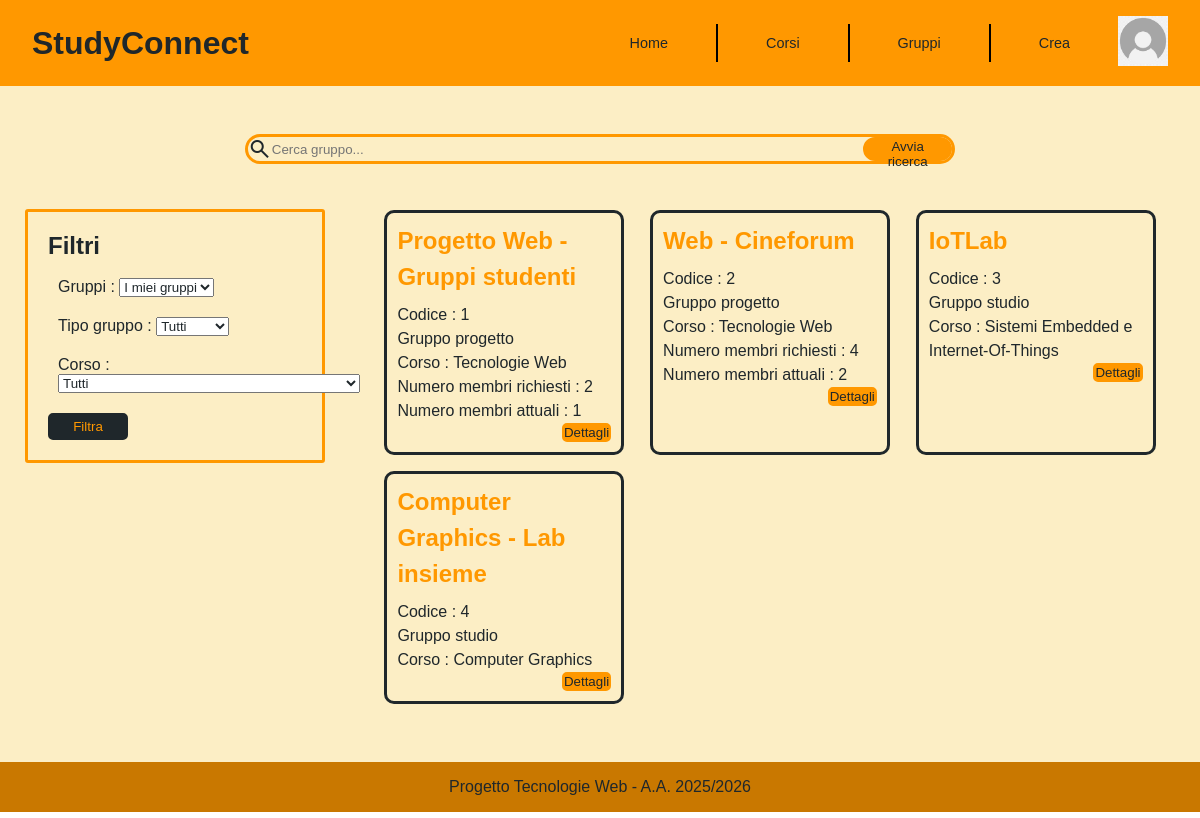
Screenshot of /pages/gruppi.php (signed in) with the database file from the repository.
### tables this page shows
CREATE TABLE Gruppi(
	Codice INT AUTO_INCREMENT PRIMARY KEY,
    Nome VARCHAR(100) NOT NULL,
    Descrizione MEDIUMTEXT,
    NumeroMembriRichiesti INT,
    NumeroMembriAttuali INT NOT NULL,
    Tipo VARCHAR(10) NOT NULL CHECK (Tipo IN ('Studio', 'Progetto')),
    DataConsegnaProgetto DATE,
    MatricolaCreatore VARCHAR(10) NOT NULL,
    CodiceCorso VARCHAR(5) NOT NULL,
	FOREIGN KEY (MatricolaCreatore) REFERENCES Studenti(Matricola)
		ON DELETE CASCADE
        ON UPDATE NO ACTION,
	FOREIGN KEY (CodiceCorso) REFERENCES Corsi(Codice)
		ON DELETE CASCADE
        ON UPDATE NO ACTION,
    CHECK(NumeroMembriAttuali<=NumeroMembriRichiesti OR NumeroMembriRichiesti=0)
);

CREATE TABLE Corsi(
	Codice VARCHAR(5) PRIMARY KEY,
    Nome VARCHAR(150) NOT NULL,
    Descrizione MEDIUMTEXT,
    CFU INT NOT NULL,
    ProgettoRichiesto BOOL NOT NULL,
    CHECK(length(Codice)=5)
);

### pages/gruppi.php (called while the page is built)
<?php
require_once '../bootstrap.php';
$templateParams["title"] = "Gruppi Studenti - Gruppi";
$templateParams["page"] = "templates/specific/template-gruppi.php";
$templateParams["corsi"] = $dbh->getCorsi();
if(isset($_GET["search-group"]) || (isset($_GET["filter-group-type"]) || isset($_GET["filter-course"]))){
    if(isset($_GET["search-group"])){
        $templateParams["gruppi"] = $dbh->getGruppiPerNome($_GET["search-group"]);
    } else{
        if(isset($_GET["filter-course"])){
            $templateParams["gruppi"] = $dbh->getGruppiPerCorso($_GET["filter-course"]);
        }
        if(isset($_GET["filter-group-type"])){
            $templateParams["gruppi"] = $dbh->getGruppiPerTipo($_GET["filter-group-type"]);
        }
        if(isset($_GET["filter-group-type"]) && isset($_GET["filter-course"])){
            if($_GET["filter-group-type"]=="Tutti" || $_GET["filter-course"]=="Tutti"){
                if($_GET["filter-group-type"]=="Tutti" && $_GET["filter-course"]=="Tutti"){
                    $templateParams["gruppi"] = $dbh->getGruppi();
                } else{
                    if($_GET["filter-group-type"]=="Tutti"){
                        $templateParams["gruppi"] = $dbh->getGruppiPerCorso($_GET["filter-course"]);
                    } else{
                        $templateParams["gruppi"] = $dbh->getGruppiPerTipo($_GET["filter-group-type"]);
                    }
                }
            } else{
                $templateParams["gruppi"] = $dbh->getGruppiPerTipoPerCorso($_GET["filter-group-type"], $_GET["filter-course"]);
            }
        }
    }
} else{
    $templateParams["gruppi"] = $dbh->getGruppi();
}
$templateParams["imgprofilo"] =  "default_profile_icon.png";
require "templates/general/base.php";
?>

### db/database.php (called while the page is built, shortened)
<?php
    class DatabaseHelper{
        private $db;
        public function __construct($servername, $username, $password, $dbname, $port){
            $this->db = new mysqli($servername, $username, $password, $dbname, $port);
        }
        public function getCorsi(){
            $stmt = $this->db->prepare("SELECT * FROM corsi ORDER BY nome");
            $stmt->execute();
            $result = $stmt->get_result();
            return $result->fetch_all(MYSQLI_ASSOC);
        }
        public function getGruppi(){
            $stmt = $this->db->prepare("SELECT Gruppi.Nome, Tipo, NumeroMembriRichiesti, NumeroMembriAttuali, Gruppi.Codice, Corsi.Nome AS NomeCorso
            FROM Gruppi, Corsi WHERE Gruppi.CodiceCorso=Corsi.Codice");
            $stmt->execute();
            $result = $stmt->get_result();
            return $result->fetch_all(MYSQLI_ASSOC);
        }
    }
?>

### bootstrap.php (called while the page is built, shortened)
<?php
require_once("utils/functions.php");
require_once("db/database.php");
$dbh = new DatabaseHelper("localhost", "root", "", "Gruppi_Studenti", 3307);
?>

### utils/functions.php (called while the page is built, shortened)
<?php
    function isUserLoggedIn() {
        return isset($_SESSION['matricola']);
    }
?>

### pages/templates/specific/filtri-gruppi.php (the view, shortened to what this page needs)
<form action="gruppi.php" method="GET" id="groups-form">
    <h2>Filtri</h2>
    <?php if (isUserLoggedIn()):?>
        <div>
            <label for="filter-logged">Gruppi : </label>
            <select name="filter-logged" id="filter-logged">
                <option>I miei gruppi</option>
            </select>
        </div>
    <?php endif ?>
    <div>
        <label for="filter-group-type">Tipo gruppo :</label>
        <select name="filter-group-type" id="filter-group-type">
            <option value="Tutti">Tutti</option>
        </select>
    </div>
    <div>
        <label for="filter-course">Corso :</label>
        <select name="filter-course" id="filter-course">
            <option value="Tutti">Tutti</option>
        </select>
    </div>
    <button type="submit">Filtra</a>
</form>

### pages/templates/specific/template-gruppi.php (shortened to what this page needs)
<main class="groups-main">
    <div class="top-bar">
        <form action="gruppi.php" method="GET" class="search-bar-form">
            <span class="material-symbols-outlined">search</span>
            <?php if(isset($_GET["search-group"])):?>
                <input type="text" id="search-group" name="search-group" placeholder=<?php echo $_GET["search-group"];?>>
            <?php else:?>
                <input type="text" id="search-group" name="search-group" placeholder="Cerca gruppo..." >
            <?php endif;?>
            <button type="submit">Avvia ricerca</button>
        </form>
    </div>
    <section class="groups-container">
        <ul class="groups-list">
            <?php foreach($templateParams["gruppi"] as $gruppo):?>
            <li class="group">
                <h2><?php echo $gruppo["Nome"]; ?></h2>
                <p>Codice : <?php echo $gruppo["Codice"];?></p>
                <p>
                <?php
                    if($gruppo["Tipo"]=="Studio"):
                        echo "Gruppo studio";
                    else :
                        echo "Gruppo progetto";
                    endif
                ?>
                </p>
                <p>Corso : <?php echo $gruppo["NomeCorso"]?></p>
                <?php
                    if($gruppo["NumeroMembriRichiesti"]!=0):
                        if($gruppo["NumeroMembriAttuali"]==$gruppo["NumeroMembriRichiesti"]):
                            ?> <p>Gruppo pieno (non ci sono posti liberi)</p>
                        <?php
                        else : ?>
                            <p>Numero membri richiesti : <?php echo $gruppo["NumeroMembriRichiesti"];?></p>
                            <p>Numero membri attuali : <?php echo $gruppo["NumeroMembriAttuali"];?></p>
                        <?php endif; ?>
                <?php endif; ?>
                <form action="visualizzazione-gruppo.php" method="POST">
                    <input type="submit" value="Dettagli">
                </form>
            </li>
            <?php endforeach; ?>
        </ul>
    </section>
    <aside class="groups-aside" id="groups-aside">
        <?php require('filtri-gruppi.php'); ?>
    </aside>
</main>

### css/style.css (style rules this page uses)
* { margin: 0; padding: 0; box-sizing: border-box; color: #1F272B; font-family: Verdana, Geneva, Tahoma, sans-serif; }
html, body { height: 100% ; }
body { display: flex; flex-direction: column; padding-bottom: 60px; }
main { flex: 1; background-color: #FCEEC5; }
@media (min-width: 992px) { body { padding-bottom: 0; } }
.courses-main, .groups-main { width: 100%; padding-top: 20px; padding-bottom: 40px; }
.courses-container, .groups-container { width: 100%; height: 100%; margin: 0; }
.courses-list, .groups-list { display: flex; flex-direction: column; justify-content: center; align-items: stretch; width: 70%; margin-left: 15%; margin-right: 15%; column-gap: 10px; list-style: none; }
.search-bar-form { display: flex; flex-direction: row; justify-content: space-between; width: 60%; height: 30px; margin: 20px 20%; border-style: solid; border-color: #FF9800; border-radius: 15px; }
.search-bar-form input { background-color: #FCEEC5; border: none; outline: none; width: 70%; }
.search-bar-form button { background-color: #FF9800; color: #1F272B; border-style: solid; border-radius: 15px; border-color: #FF9800; cursor: pointer; padding: 0 5px; }
.groups-main, .single-group-main { display: flex; flex-direction: column; justify-content: center; }
.groups-main .top-bar { order: 1; }
.groups-container { order: 3; }
.group { line-height: 1.5; border-style: solid; border-color: #1F272B; border-radius: 10px; padding: 10px; margin: 8px; }
.group h2 { color: #FF9800; margin-bottom: 8px; }
.group form input { background-color: #FF9800; border-style: solid; border-color: #FF9800; border-radius: 5px; text-decoration: none; float: right; }
.groups-aside { order: 2; display: flex; width: 80%; margin: 30px 10%; padding: 20px; border-style: solid; border-color: #FF9800; border-radius: 3px; justify-content: center; }
.groups-aside form { display: flex; flex-direction: column; justify-content: center; }
.groups-aside h2 { margin-bottom: 8px; }
.groups-aside form div { display: block; padding: 2px; margin: 8px; }
.groups-aside form button { background-color: #1F272B; color: #FF9800; border-style: solid; border-color: #1F272B; border-radius: 5px; justify-content: center; margin-top: 10px; padding: 4px; width: 80px; }
.groups-aside { display: none; }
.groups-main .top-bar { display: flex; flex-direction: row; justify-content: space-between; align-items: center; margin: 8px; }
.groups-main .search-bar-form input { width: 50%; }
@media screen and (min-width:768px) { .groups-main { display: inline-block; } }
@media screen and (min-width:768px) { .groups-main .top-bar .search-bar-form { order: 1; display: flex; flex-direction: row; justify-content: space-between; } }
@media screen and (min-width:768px) { .search-bar-form input, .groups-main .search-bar-form input { width: 85%; } }
@media screen and (min-width:768px) { .groups-container { width: 70%; padding: 0 10px; margin: 10px; float: right; } }
@media screen and (min-width:768px) { .groups-list { display: grid; grid-template-columns: repeat(3, 1fr); width: 96%; margin: 0 2%; list-style: none; } }
@media screen and (min-width:768px) { .groups-aside { display: block; width: 25%; margin: 25px; padding: 20px; border-style: solid; border-color: #FF9800; border-radius: 3px; } }
@media screen and (min-width:768px) { .groups-aside form { display: flex; flex-direction: column; justify-content: space-evenly; } }
@media screen and (min-width:768px) { .groups-aside h2 { margin-bottom: 8px; } }
@media screen and (min-width:768px) { .groups-aside form div { display: block; padding: 2px; margin: 8px; } }
@media screen and (min-width:768px) { .groups-aside form button { background-color: #1F272B; color: #FF9800; border-style: solid; border-color: #1F272B; border-radius: 5px; justify-content: center; margin-top: 10px; padding: 4px; width: 80px; } }

### rows the page displays
gruppi: Nome "Progetto Web - Gruppi studenti", Codice "1", Tipo "Gruppo progetto", CodiceCorso.Nome "Tecnologie Web", NumeroMembriRichiesti "2", NumeroMembriAttuali "1"
gruppi: Nome "Web - Cineforum", Codice "2", Tipo "Gruppo progetto", CodiceCorso.Nome "Tecnologie Web", NumeroMembriRichiesti "4", NumeroMembriAttuali "2"
gruppi: Nome "IoTLab", Codice "3", Tipo "Gruppo studio", CodiceCorso.Nome "Sistemi Embedded e Internet-Of-Things"
gruppi: Nome "Computer Graphics - Lab insieme", Codice "4", Tipo "Gruppo studio", CodiceCorso.Nome "Computer Graphics"
